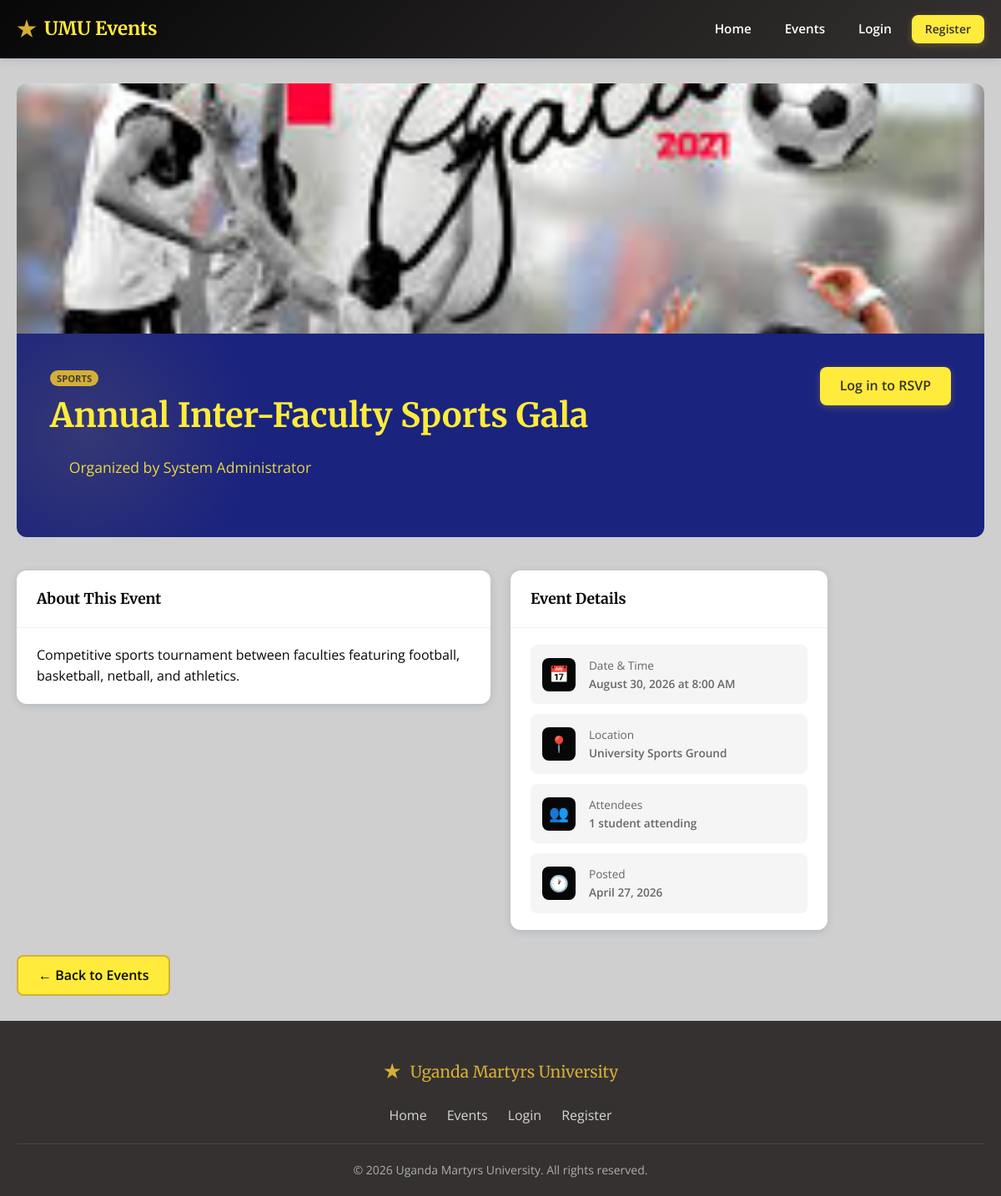
The app's page /final_assessment_project/event_details.php?id=2 with its own data.
### tables this page shows
CREATE TABLE IF NOT EXISTS `events` (
  `id` int NOT NULL AUTO_INCREMENT,
  `title` varchar(200) NOT NULL,
  `description` text,
  `category` enum('Academic','Sports','Cultural','Religious','Social','Career') NOT NULL DEFAULT 'Academic',
  `event_date` datetime NOT NULL,
  `location` varchar(200) DEFAULT NULL,
  `image_url` varchar(500) DEFAULT NULL,
  `created_by` int NOT NULL,
  `created_at` timestamp NULL DEFAULT CURRENT_TIMESTAMP,
  `updated_at` timestamp NULL DEFAULT CURRENT_TIMESTAMP ON UPDATE CURRENT_TIMESTAMP,
  PRIMARY KEY (`id`),
  KEY `created_by` (`created_by`)
);

CREATE TABLE IF NOT EXISTS `users` (
  `id` int NOT NULL AUTO_INCREMENT,
  `full_name` varchar(100) NOT NULL,
  `email` varchar(100) NOT NULL,
  `password_hash` varchar(255) NOT NULL,
  `role` enum('student','admin') DEFAULT 'student',
  `reset_token` varchar(64) DEFAULT NULL,
  `reset_expires` datetime DEFAULT NULL,
  `created_at` timestamp NULL DEFAULT CURRENT_TIMESTAMP,
  `updated_at` timestamp NULL DEFAULT CURRENT_TIMESTAMP ON UPDATE CURRENT_TIMESTAMP,
  PRIMARY KEY (`id`),
  UNIQUE KEY `email` (`email`)
);

### final_assessment_project/includes/functions.php (called while the page is built, shortened)
<?php
function formatDate($date) {
    return date('F j, Y \a\t g:i A', strtotime($date));
}
function isLoggedIn() {
    return isset($_SESSION['user_id']) && !empty($_SESSION['user_id']);
}

### final_assessment_project/event_details.php (the view, shortened to what this page needs)
<?php
require_once __DIR__ . '/includes/functions.php';
$eventId = filter_input(INPUT_GET, 'id', FILTER_VALIDATE_INT);
$pdo = getDBConnection();
try {
    $stmt = $pdo->prepare("
        SELECT e.*, u.full_name as creator_name
        FROM events e
        LEFT JOIN users u ON e.created_by = u.id
        WHERE e.id = ?
    ");
    $stmt->execute([$eventId]);
    $event = $stmt->fetch();
} catch (PDOException $e) {
    setFlashMessage('error', 'Failed to load event details.');
    redirect(APP_URL . '/events.php');
}
$hasRSVPed = false;
try {
    $stmt = $pdo->prepare("SELECT COUNT(*) FROM rsvps WHERE event_id = ? AND status = 'attending'");
    $stmt->execute([$eventId]);
    $rsvpCount = $stmt->fetchColumn();
} catch (PDOException $e) {
    $rsvpCount = 0;
}
$csrfToken = generateCSRFToken();
?>
<?php include __DIR__ . '/includes/header.php'; ?>
<?php if (!empty($event['image_url'])): ?>
<section class="event-hero-banner" style="background: url('<?php echo APP_URL . '/' . $event['image_url']; ?>') center/cover no-repeat;"></section>
<?php endif; ?>
<section class="hero event-hero">
    <div class="event-hero-inner">
        <div>
            <span class="category-tag"><?php echo $event['category']; ?></span>
            <h1 class="event-hero-title"><?php echo htmlspecialchars($event['title']); ?></h1>
            <p class="event-hero-meta">Organized by <?php echo htmlspecialchars($event['creator_name'] ?? 'UMU'); ?></p>
        </div>
        <?php if (isLoggedIn() && isStudent()): ?>
            <?php if ($hasRSVPed): ?>
                <a href="rsvp.php?event_id=<?php echo $eventId; ?>&action=cancel&csrf_token=<?php echo $csrfToken; ?>"
                   class="btn btn-outline"
                   onclick="return confirm('Cancel your RSVP for this event?');">
                    Cancel RSVP
                </a>
            <?php else: ?>
                <a href="rsvp.php?event_id=<?php echo $eventId; ?>&action=rsvp&csrf_token=<?php echo $csrfToken; ?>"
                   class="btn btn-primary">
                    RSVP to Event
                </a>
            <?php endif; ?>
        <?php elseif (!isLoggedIn()): ?>
            <a href="login.php" class="btn btn-primary">Log in to RSVP</a>
        <?php endif; ?>
    </div>
</section>
<section class="dashboard-grid event-details-grid">
    <div class="dashboard-column">
        <div class="dashboard-card">
            <div class="card-header">
                <h2>About This Event</h2>
            </div>
            <div class="card-body">
                <p>
                    <?php echo nl2br(htmlspecialchars($event['description'])); ?>
                </p>
            </div>
        </div>
    </div>
    <div class="dashboard-column event-details-sidebar">
        <div class="dashboard-card">
            <div class="card-header">
                <h2>Event Details</h2>
            </div>
            <div class="card-body">
                <div class="events-list">
                    <div class="event-row">
                        <div class="detail-icon-box">&#128197;</div>
                        <div class="event-row-info">
                            <p class="detail-label">Date & Time</p>
                            <p class="detail-value"><?php echo formatDate($event['event_date']); ?></p>
                        </div>
                    </div>
                    <div class="event-row">
                        <div class="detail-icon-box">&#128205;</div>
                        <div class="event-row-info">
                            <p class="detail-label">Location</p>
                            <p class="detail-value"><?php echo htmlspecialchars($event['location']); ?></p>
                        </div>
                    </div>
                    <div class="event-row">
                        <div class="detail-icon-box">&#128101;</div>
                        <div class="event-row-info">
                            <p class="detail-label">Attendees</p>
                            <p class="detail-value"><?php echo $rsvpCount; ?> student<?php echo $rsvpCount !== 1 ? 's' : ''; ?> attending</p>
                        </div>
                    </div>
                    <div class="event-row">
                        <div class="detail-icon-box">&#128336;</div>
                        <div class="event-row-info">
                            <p class="detail-label">Posted</p>
                            <p class="detail-value"><?php echo date('F j, Y', strtotime($event['created_at'])); ?></p>
                        </div>
                    </div>
                </div>
            </div>
        </div>
    </div>
</section>
<div class="back-link">
    <a href="events.php" class="btn btn-outline">&larr; Back to Events</a>
</div>
<?php include __DIR__ . '/includes/footer.php'; ?>

### final_assessment_project/css/style.css (style rules this page uses)
:root { --umu-navy: #070707; --umu-navy-light: #3d3939; --umu-navy-dark: #353131; --umu-gold: #D4AF37; --umu-gold-light: #E5C158; --umu-gold-dark: #B8962E; --umu-red: #C41E3A; --umu-red-light: #D43852; --umu-white: #FFFFFF; --umu-gray: #F5F5F5; --umu-gray-dark: #666666; --umu-text: #070707; --shadow: 0 2px 10px rgba(0,51,102,0.15); --shadow-lg: 0 8px 30px rgba(0,51,102,0.2); --radius: 8px; --radius-lg: 12px; --transition: all 0.3s ease; }
* { margin: 0; padding: 0; box-sizing: border-box; }
body { font-family: 'Open Sans', sans-serif; color: var(--umu-text); background-color: #9e9e9e7d; line-height: 1.6; min-height: 100vh; display: flex; flex-direction: column; }
.btn { display: inline-flex; align-items: center; justify-content: center; gap: 8px; padding: 10px 24px; border: none; border-radius: var(--radius); font-family: inherit; font-size: 1rem; font-weight: 600; cursor: pointer; text-decoration: none; transition: var(--transition); }
.btn-primary { background: linear-gradient(135deg, #FFEB3B 0%, #FFEB3B 100% 100%); color: var(--umu-navy-dark); box-shadow: 0 2px 8px rgba(212, 175, 55, 0.3); }
.btn-outline { background: #FFEB3B; color: #070707; border: 2px solid var(--umu-gold); }
.hero { background: linear-gradient(135deg, #1A237E 0%, #1A237E 100%); border-radius: var(--radius-lg); padding: 60px 40px; text-align: center; color: #FFEB3B; margin-bottom: 40px; position: relative; overflow: hidden; }
.hero::after { content: ''; position: absolute; bottom: -30%; left: -10%; width: 400px; height: 400px; background: radial-gradient(circle, rgba(212,175,55,0.15) 0%, transparent 70%); border-radius: 50%; }
.hero h1 { font-family: 'Merriweather', serif; font-size: 2.5rem; margin-bottom: 16px; position: relative; z-index: 1; }
.hero p { font-size: 1.1rem; opacity: 0.9; max-width: 600px; margin: 0 auto 30px; position: relative; z-index: 1; }
.dashboard-grid { display: grid; grid-template-columns: repeat(auto-fit, minmax(400px, 1fr)); gap: 24px; margin-bottom: 30px; }
.dashboard-card { background: var(--umu-white); border-radius: var(--radius-lg); box-shadow: var(--shadow); overflow: hidden; }
.card-header { display: flex; justify-content: space-between; align-items: center; padding: 20px 24px; border-bottom: 1px solid #eee; }
.card-header h2 { color: var(--umu-navy); font-family: 'Merriweather', serif; font-size: 1.1rem; }
.card-body { padding: 20px 24px; }
.events-list { display: flex; flex-direction: column; gap: 12px; }
.event-row { display: flex; align-items: center; gap: 16px; padding: 14px; background: var(--umu-gray); border-radius: var(--radius); transition: var(--transition); }
.event-row-info { flex: 1; min-width: 0; }
.event-row-info p { font-size: 0.85rem; color: var(--umu-gray-dark); display: flex; align-items: center; gap: 8px; flex-wrap: wrap; }
.category-tag { background: var(--umu-gold); color: var(--umu-navy-dark); padding: 2px 8px; border-radius: 12px; font-size: 0.7rem; font-weight: 700; text-transform: uppercase; }
.event-hero-banner { width: 100%; height: 300px; border-radius: var(--radius-lg) var(--radius-lg) 0 0; margin-bottom: 0; background: url('https://encrypted-tbn0.gstatic.com/images?q=tbn:ANd9GcTC0Ou_omybfBiN3AGRRHkfwG1GEs5Gt-bCcQ&s') center/cover no-repeat; }
.event-hero { padding: 40px; text-align: left; border-radius: 0 0 var(--radius-lg) var(--radius-lg); }
.event-hero-inner { display: flex; justify-content: space-between; align-items: flex-start; flex-wrap: wrap; gap: 16px; }
.event-hero-title { font-size: 2rem; margin-bottom: 8px; }
.event-hero-meta { opacity: 0.9; margin: 0; }
.event-details-grid { margin-top: 30px; }
.event-details-sidebar { max-width: 380px; }
.detail-icon-box { width: 40px; height: 40px; background: var(--umu-navy); color: var(--umu-gold); border-radius: var(--radius); display: flex; align-items: center; justify-content: center; font-size: 1.2rem; }
.detail-label { font-size: 0.8rem; color: var(--umu-gray-dark); margin: 0; }
.detail-value { font-weight: 600; color: var(--umu-navy); margin: 0; }
.back-link { margin-top: 20px; }

### records on screen
events: image_url (picture), category "SPORTS", title "Annual Inter-Faculty Sports Gala", users.full_name "System Administrator", description "Competitive sports tournament between faculties featuring football, basketball, netball, and athletics.", event_date "August 30, 2026 at 8:00 AM", location "University Sports Ground", created_at "April 27, 2026"

### other values on screen
$rsvpCount "1"
